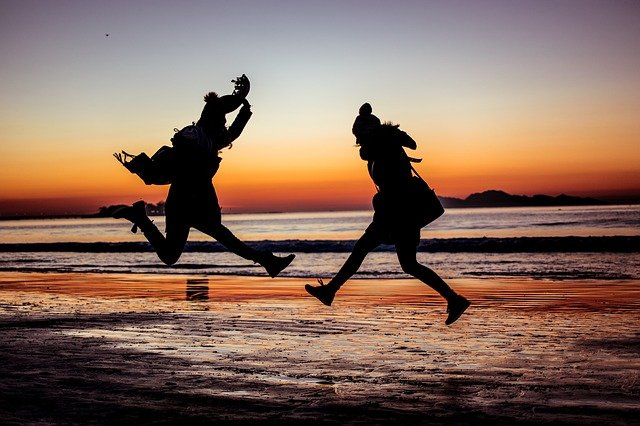
#> input picture elk/jump.jpeg, 640 x 426 px, found by its file name
$ python vision.py
#> lines starting #> are read from the running program, lines starting #| are printed output that depends on the picture
#> further down, image is the input picture: shape (426, 640, 3); mean B, G, R 92.2, 106.3, 134.5
import numpy as np
import cv2
import random
from matplotlib import pyplot as plt

def my_median_blur(data, filter_size):
    temp = []
    indexer = filter_size // 2
    data_final = []
    data_final = np.zeros((len(data), len(data[0])))
    for i in range(len(data)):

        for j in range(len(data[0])):

            for z in range(filter_size):
                if (i + z - indexer < 0) | (i + z - indexer > len(data) - 1):
                    for c in range(filter_size):
                        temp.append(0)
                else:
                    if (j + z - indexer < 0) | (j + indexer > len(data[0]) - 1):
                        temp.append(0)
                    else:
                        for k in range(filter_size):
                            temp.append(data[i + z - indexer][j + k - indexer])
            temp.sort()
            data_final[i][j] = temp[len(temp) // 2]
            temp = []

    return data_final


def median_blur(img, filter_size):
    result = cv2.medianBlur(img, filter_size)

    return result


def add_salt_pepper_noise(img, prob):
#> called with prob = 1000
    rows, cols, ch = img.shape
#> rows = 426; cols = 640; ch = 3

    noise_salt = random.randint(0, prob)
    for i in range(noise_salt):
        y = random.randint(0, rows - 1)
        x = random.randint(0, cols - 1)
        img[y][x] = 255

    noise_pepper = random.randint(0, prob)
    for i in range(noise_pepper):
        y = random.randint(0, rows - 1)
        x = random.randint(0, cols - 1)
        img[y][x] = 0
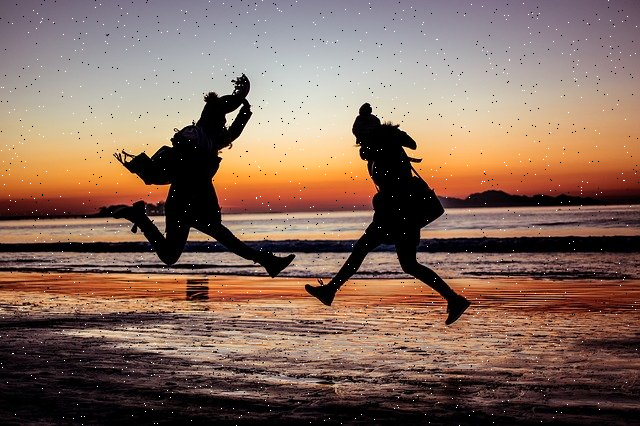
#> img: shape (426, 640, 3); mean B, G, R 92.4, 106.4, 134.4

    result = img
    return result

# original
image = cv2.imread('./elk/jump.jpeg', cv2.IMREAD_COLOR)
cv2.imshow('Original', image)

# Add Salt pepper noise
noisy_img = add_salt_pepper_noise(image, 1000)
cv2.imshow('noisy_img', noisy_img)

# Apply Median Filter
Median_blur_img = median_blur(noisy_img, 15)
#> in median_blur, `result = cv2.medianBlur(img, filter_size)`:
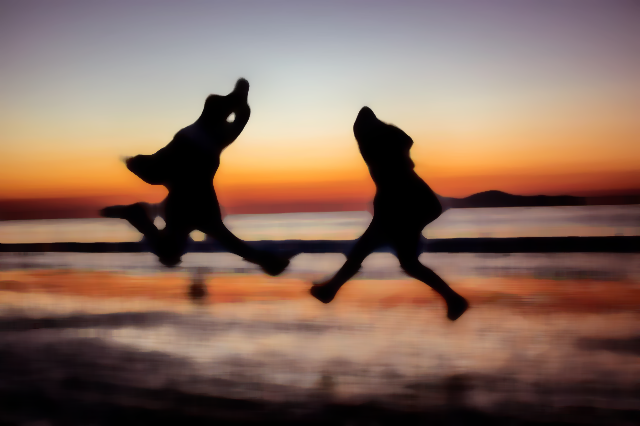
#> result: shape (426, 640, 3); mean B, G, R 91.3, 105.6, 134.3
cv2.imshow('Median Blur', Median_blur_img)

# Median Blur by numpy
# filtered_img = my_median_blur(noisy_img, 5)
filtered_img = my_median_blur(noisy_img, filter_size=3)
#> in my_median_blur, `data_final = np.zeros((len(data), len(data[0])))`: data_final: shape (426, 640) float64; every value is 0
#> the loop in my_median_blur, `for i in range(len(data)): ` made 1 pass
#> (the run stopped early here; a loop or call above may not have finished)
